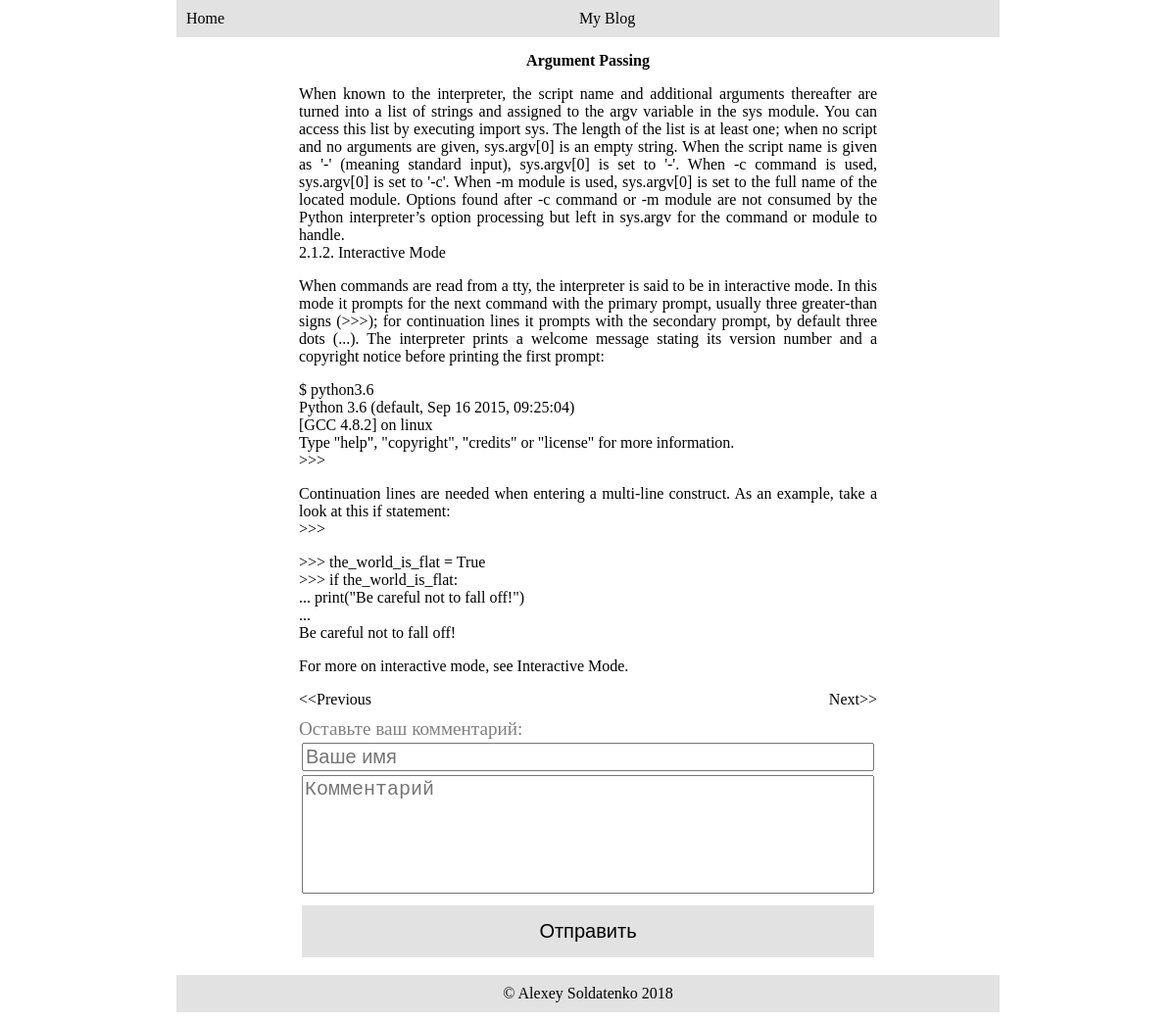
The app's page /article_3 with its own data.
### articles/models.py (models this page shows, shortened)
class Article(models.Model):
	title = models.CharField(max_length=200)
	publish_date = models.DateTimeField(auto_now_add=True)
	text = models.TextField()
	tags = models.ManyToManyField(Tag)

### articles/views.py (the view, shortened to what this page needs)
# urls.py: url(r'^article_(?P<article_id>\d+)$', 'articles.views.show_article'),
def show_article(request, article_id):
	if request.method == 'GET':
		try:
			article_id = int(article_id)
			article = Article.objects.get(id = article_id)
			comments = Comment.objects.filter(article = article)
			try:
				next_article = Article.objects.get(id = article_id +1)
			except:
				next_article = None
			try:
				previous_article = Article.objects.get(id = article_id -1)
			except:
				previous_article = None
			return render(request, 'article.html', {'article': article, 'next': next_article, 'previous':previous_article, 'comments': comments})
		except Exception as err:
			return HttpResponse("Article not found")

### templates/article.html (shortened to what this page needs)
<!DOCTYPE html>
{%load staticfiles%}
<html>
<head>
	<link rel="stylesheet" type="text/css" href="{% static 'css/article.css' %}">
</head>
<body>
<div id="head">
<span style="float: left;"><a href="/">Home</a></span>
<span>My Blog</span>
</div>
<div class="center_box">
	<div style="text-align: center;"><b>{{article.title}}</b></div>
	<div class="text">{{article.text|linebreaks}}</div>
	<div style="margin-top: 10px;">
		{%if previous%}
		<span style="float: left"><a href="/article_{{previous.id}}">&lt;&lt;Previous</a></span>
		{%endif%}
		{%if next%}
		<span style="float: right"><a href="/article_{{next.id}}">Next&gt;&gt;</a></span>
		{%endif%}
	</div>
	<div class="comment_form">
	<span style="color: gray; font-size: 1.2em;">Оставьте ваш комментарий:</span>
		<table style="width: 100%;">
		<form action="/article_{{article.id}}" method="post">
			<tr>
				<td><input type="text" name="name" placeholder="Ваше имя" required></td>
			</tr>
			<tr>
				<td><textarea rows="5" name="text" placeholder="Комментарий" required></textarea></td>
			</tr>
			<tr>
				<td><input type="text" name="article_id" value="{{article.id}}" hidden></td>
			</tr>
			<tr>
				<td style="text-align: right;"><input type="submit" value="Отправить"></td>
			</tr>
		</form>
		</table>
	</div>
</div>
<div id="footer">&copy; Alexey Soldatenko 2018</div>
</body>
</html>

### static/css/article.css (style rules this page uses)
body { margin: 0; padding: 0; }
#head, #footer { clear: both; background: #E2E2E2; padding: 10px; width: 70%; margin: 0 auto; text-align: center; margin-bottom: 10px; box-sizing: border-box; }
a { color: inherit; text-decoration: none; }
.center_box { width: 50%; margin: auto; box-sizing: border-box; padding: 5px; }
.text { text-align: justify; min-height: 50vh; }
.comment_form { box-sizing: border-box; margin: 10px auto; }
input[type="text"] { width: 100%; box-sizing: border-box; font-size: 20px; }
textarea { width: 100%; box-sizing: border-box; resize: none; font-size: 20px; }
input[type="submit"] { width: 100%; padding: 15px; font-size: 20px; background: #E2E2E2; border: none; cursor: pointer; }

### records on screen
Article: title "Argument Passing", text "When known to the interpreter, the script name and additional arguments thereafter are turned into a list of strings and assigned to the argv variable in the sys module. You can access this list by executing import sys. The length of the list is at least one; when no script and no arguments are given, sys.argv[0] is an empty string. When the script name is given as '-' (meaning standard input), sys.argv[0] is set to '-'. When -c command is used, sys.argv[0] is set to '-c'. When -m module is used, sys.argv[0] is set to the full name of the located module. Options found after -c command or -m module are not consumed by the Python interpreter’s option processing but left in sys.argv for the…"
